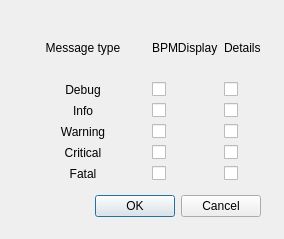
<?xml version="1.0" encoding="UTF-8"?>
<ui version="4.0">
 <class>DialogLogSettings</class>
 <widget class="QDialog" name="DialogLogSettings">
  <property name="geometry">
   <rect>
    <x>0</x>
    <y>0</y>
    <width>284</width>
    <height>239</height>
   </rect>
  </property>
  <property name="windowTitle">
   <string>Log window settings</string>
  </property>
  <widget class="QDialogButtonBox" name="buttonBox">
   <property name="geometry">
    <rect>
     <x>80</x>
     <y>190</y>
     <width>181</width>
     <height>32</height>
    </rect>
   </property>
   <property name="orientation">
    <enum>Qt::Horizontal</enum>
   </property>
   <property name="standardButtons">
    <set>QDialogButtonBox::Cancel|QDialogButtonBox::Ok</set>
   </property>
  </widget>
  <widget class="QWidget" name="gridLayoutWidget">
   <property name="geometry">
    <rect>
     <x>20</x>
     <y>20</y>
     <width>241</width>
     <height>161</height>
    </rect>
   </property>
   <layout class="QGridLayout" name="gridLayout">
    <item row="0" column="2">
     <widget class="QLabel" name="label_3">
      <property name="text">
       <string>Details</string>
      </property>
     </widget>
    </item>
    <item row="1" column="0">
     <widget class="QLabel" name="label_4">
      <property name="text">
       <string>Debug</string>
      </property>
      <property name="alignment">
       <set>Qt::AlignCenter</set>
      </property>
     </widget>
    </item>
    <item row="3" column="0">
     <widget class="QLabel" name="label_6">
      <property name="text">
       <string>Warning</string>
      </property>
      <property name="alignment">
       <set>Qt::AlignCenter</set>
      </property>
     </widget>
    </item>
    <item row="0" column="0">
     <widget class="QLabel" name="label">
      <property name="text">
       <string>Message type</string>
      </property>
      <property name="alignment">
       <set>Qt::AlignCenter</set>
      </property>
     </widget>
    </item>
    <item row="4" column="0">
     <widget class="QLabel" name="label_7">
      <property name="text">
       <string>Critical</string>
      </property>
      <property name="alignment">
       <set>Qt::AlignCenter</set>
      </property>
     </widget>
    </item>
    <item row="2" column="0">
     <widget class="QLabel" name="label_5">
      <property name="text">
       <string>Info</string>
      </property>
      <property name="alignment">
       <set>Qt::AlignCenter</set>
      </property>
     </widget>
    </item>
    <item row="0" column="1">
     <widget class="QLabel" name="label_2">
      <property name="text">
       <string>BPMDisplay</string>
      </property>
     </widget>
    </item>
    <item row="5" column="0">
     <widget class="QLabel" name="label_8">
      <property name="text">
       <string>Fatal</string>
      </property>
      <property name="alignment">
       <set>Qt::AlignCenter</set>
      </property>
     </widget>
    </item>
    <item row="1" column="1">
     <widget class="QCheckBox" name="checkDisplayDebug">
      <property name="sizePolicy">
       <sizepolicy hsizetype="Maximum" vsizetype="Fixed">
        <horstretch>0</horstretch>
        <verstretch>0</verstretch>
       </sizepolicy>
      </property>
      <property name="text">
       <string/>
      </property>
      <attribute name="buttonGroup">
       <string notr="true">buttonGroup</string>
      </attribute>
     </widget>
    </item>
    <item row="1" column="2">
     <widget class="QCheckBox" name="checkDetailsDebug">
      <property name="sizePolicy">
       <sizepolicy hsizetype="Maximum" vsizetype="Fixed">
        <horstretch>0</horstretch>
        <verstretch>0</verstretch>
       </sizepolicy>
      </property>
      <property name="text">
       <string/>
      </property>
      <attribute name="buttonGroup">
       <string notr="true">buttonGroup</string>
      </attribute>
     </widget>
    </item>
    <item row="2" column="1">
     <widget class="QCheckBox" name="checkDisplayInfo">
      <property name="sizePolicy">
       <sizepolicy hsizetype="Maximum" vsizetype="Fixed">
        <horstretch>0</horstretch>
        <verstretch>0</verstretch>
       </sizepolicy>
      </property>
      <property name="text">
       <string/>
      </property>
      <attribute name="buttonGroup">
       <string notr="true">buttonGroup</string>
      </attribute>
     </widget>
    </item>
    <item row="2" column="2">
     <widget class="QCheckBox" name="checkDetailsInfo">
      <property name="sizePolicy">
       <sizepolicy hsizetype="Maximum" vsizetype="Fixed">
        <horstretch>0</horstretch>
        <verstretch>0</verstretch>
       </sizepolicy>
      </property>
      <property name="text">
       <string/>
      </property>
      <attribute name="buttonGroup">
       <string notr="true">buttonGroup</string>
      </attribute>
     </widget>
    </item>
    <item row="3" column="1">
     <widget class="QCheckBox" name="checkDisplayWarning">
      <property name="sizePolicy">
       <sizepolicy hsizetype="Maximum" vsizetype="Fixed">
        <horstretch>0</horstretch>
        <verstretch>0</verstretch>
       </sizepolicy>
      </property>
      <property name="text">
       <string/>
      </property>
      <attribute name="buttonGroup">
       <string notr="true">buttonGroup</string>
      </attribute>
     </widget>
    </item>
    <item row="3" column="2">
     <widget class="QCheckBox" name="checkDetailsWarning">
      <property name="sizePolicy">
       <sizepolicy hsizetype="Maximum" vsizetype="Fixed">
        <horstretch>0</horstretch>
        <verstretch>0</verstretch>
       </sizepolicy>
      </property>
      <property name="text">
       <string/>
      </property>
      <attribute name="buttonGroup">
       <string notr="true">buttonGroup</string>
      </attribute>
     </widget>
    </item>
    <item row="4" column="1">
     <widget class="QCheckBox" name="checkDisplayCritical">
      <property name="sizePolicy">
       <sizepolicy hsizetype="Maximum" vsizetype="Fixed">
        <horstretch>0</horstretch>
        <verstretch>0</verstretch>
       </sizepolicy>
      </property>
      <property name="text">
       <string/>
      </property>
      <attribute name="buttonGroup">
       <string notr="true">buttonGroup</string>
      </attribute>
     </widget>
    </item>
    <item row="4" column="2">
     <widget class="QCheckBox" name="checkDetailsCritical">
      <property name="sizePolicy">
       <sizepolicy hsizetype="Maximum" vsizetype="Fixed">
        <horstretch>0</horstretch>
        <verstretch>0</verstretch>
       </sizepolicy>
      </property>
      <property name="text">
       <string/>
      </property>
      <attribute name="buttonGroup">
       <string notr="true">buttonGroup</string>
      </attribute>
     </widget>
    </item>
    <item row="5" column="1">
     <widget class="QCheckBox" name="checkDisplayFatal">
      <property name="sizePolicy">
       <sizepolicy hsizetype="Maximum" vsizetype="Fixed">
        <horstretch>0</horstretch>
        <verstretch>0</verstretch>
       </sizepolicy>
      </property>
      <property name="text">
       <string/>
      </property>
      <attribute name="buttonGroup">
       <string notr="true">buttonGroup</string>
      </attribute>
     </widget>
    </item>
    <item row="5" column="2">
     <widget class="QCheckBox" name="checkDetailsFatal">
      <property name="sizePolicy">
       <sizepolicy hsizetype="Maximum" vsizetype="Fixed">
        <horstretch>0</horstretch>
        <verstretch>0</verstretch>
       </sizepolicy>
      </property>
      <property name="text">
       <string/>
      </property>
      <attribute name="buttonGroup">
       <string notr="true">buttonGroup</string>
      </attribute>
     </widget>
    </item>
   </layout>
  </widget>
 </widget>
 <resources/>
 <connections>
  <connection>
   <sender>buttonBox</sender>
   <signal>accepted()</signal>
   <receiver>DialogLogSettings</receiver>
   <slot>accept()</slot>
   <hints>
    <hint type="sourcelabel">
     <x>248</x>
     <y>254</y>
    </hint>
    <hint type="destinationlabel">
     <x>157</x>
     <y>274</y>
    </hint>
   </hints>
  </connection>
  <connection>
   <sender>buttonBox</sender>
   <signal>rejected()</signal>
   <receiver>DialogLogSettings</receiver>
   <slot>reject()</slot>
   <hints>
    <hint type="sourcelabel">
     <x>316</x>
     <y>260</y>
    </hint>
    <hint type="destinationlabel">
     <x>286</x>
     <y>274</y>
    </hint>
   </hints>
  </connection>
 </connections>
 <buttongroups>
  <buttongroup name="buttonGroup">
   <property name="exclusive">
    <bool>false</bool>
   </property>
  </buttongroup>
 </buttongroups>
</ui>
